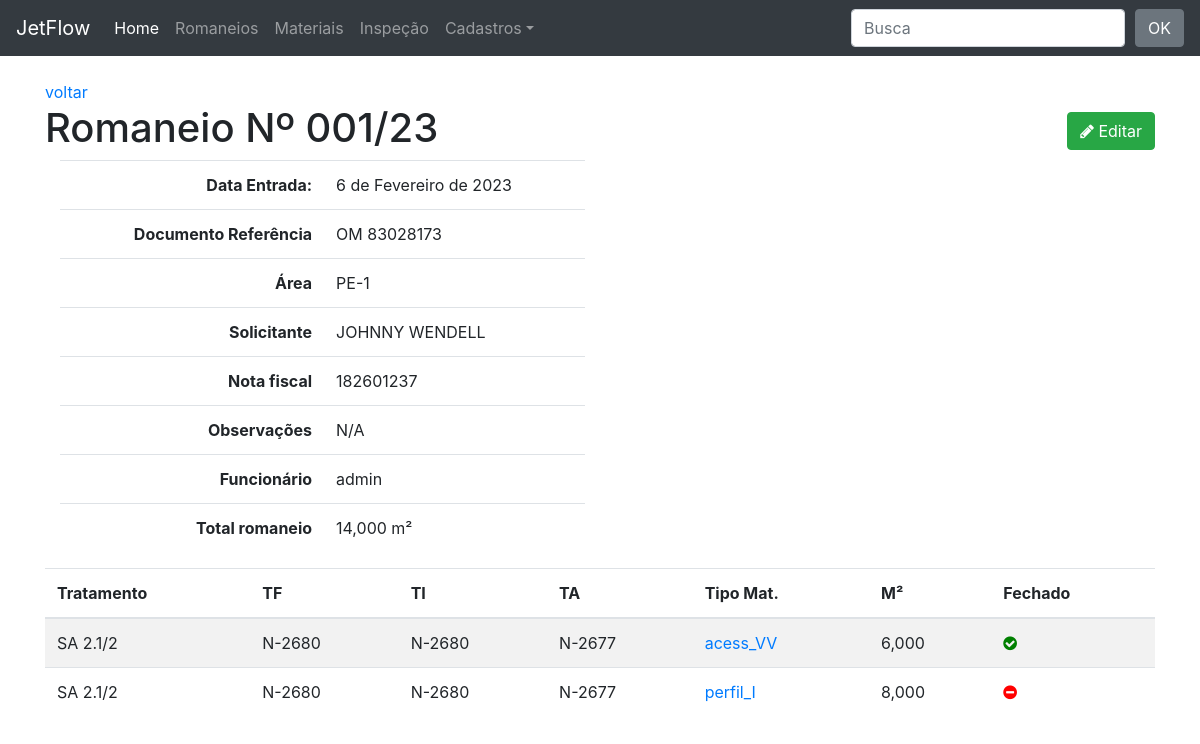
Page /romaneios/1/ on the earlier database version.
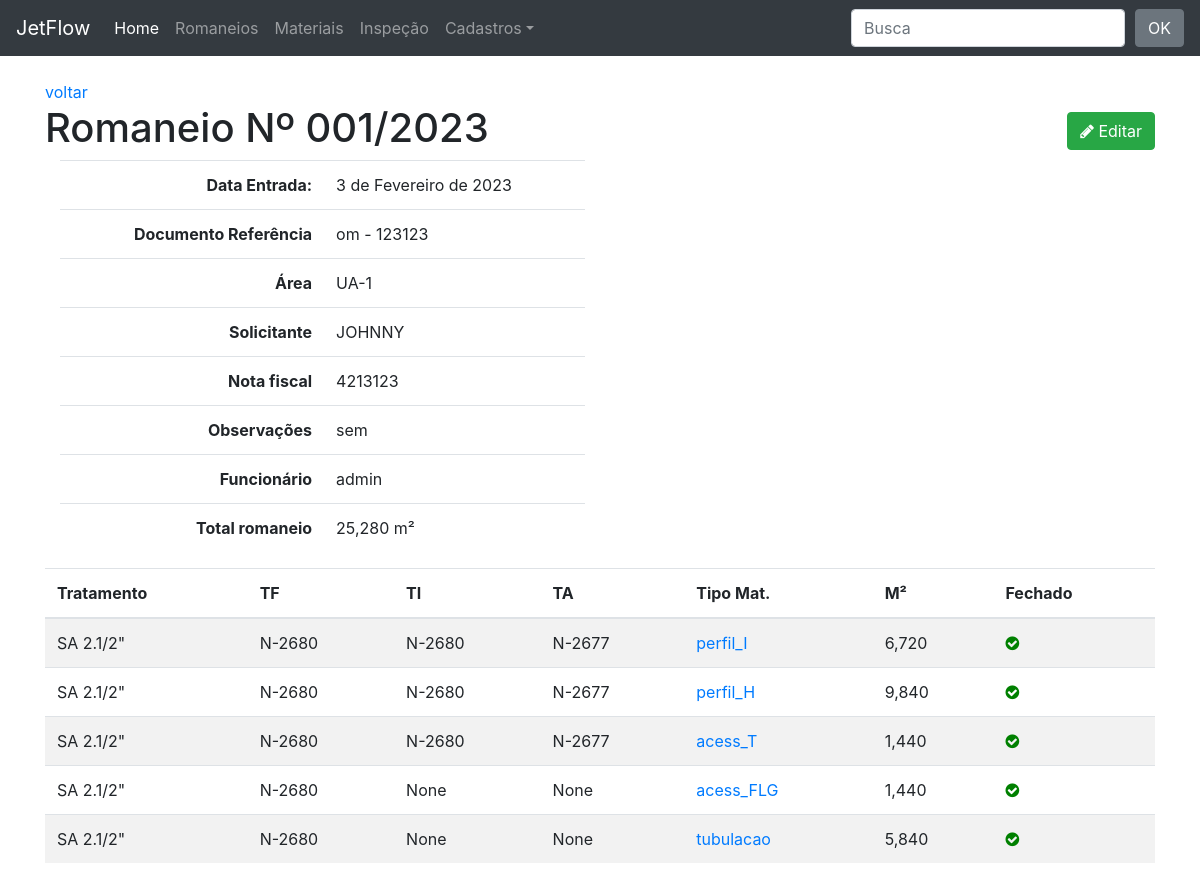
Same page on the later database version.
### romaneio/models.py (models this page shows, shortened)
class Romaneio(models.Model):
    funcionario = models.ForeignKey(User, on_delete=models.CASCADE)
    entrada = models.DateField(verbose_name='Data de Entrada')
    nf = models.CharField('NF',max_length=15, blank=True, null=True)
    romaneio = models.CharField(max_length=15, unique=True)
    documento = models.CharField('documento referência', max_length=20, blank=True, null=True)
    obs = models.CharField('Obs',blank=True, null=True, max_length=40)
    area = models.ForeignKey(Area, on_delete=models.CASCADE)
    solicitante = models.ForeignKey(Solicitante, on_delete=models.CASCADE)
    class Meta:
        ordering = ('romaneio',)
    def __str__(self):
        return self.romaneio

class Area(models.Model):
    area = models.CharField(max_length=30, unique=True)
    class Meta:
        ordering = ('area',)
    def __str__(self):
        return self.area

class Solicitante(models.Model):
    solicitante = models.CharField(max_length=30, unique=True)
    class Meta:
        ordering = ('solicitante',)
    def __str__(self):
        return self.solicitante

### material/models.py (models this page shows, shortened)
class Material(TimeStampedModel):
    concluido =  models.BooleanField(default=False)
    n_romaneio = models.ForeignKey(Romaneio, on_delete=models.CASCADE, related_name='romaneios')
    jato = models.ForeignKey(Tratamento, on_delete=models.CASCADE, blank=True, null=True)
    tf = models.ForeignKey(TintaFundo, on_delete=models.CASCADE, blank=True, null=True)
    ti = models.ForeignKey(TintaIntermediaria, on_delete=models.CASCADE, blank=True, null=True)
    ta = models.ForeignKey(TintaAcabamento, on_delete=models.CASCADE, blank=True, null=True)
    cor = models.CharField(max_length=15, blank=True, null=True)
    material = models.CharField(max_length=15, choices=MATERIAIS)
    descricao = models.CharField('Descrição',max_length=30, blank=True, null=True)
    polegada = models.CharField('Pol', max_length=4, blank=True, null=True)
    m_quantidade = models.DecimalField('M/QTD', max_digits=7, decimal_places=2, blank=True, null=True)
    m2 = models.DecimalField('M²', max_digits=7, decimal_places=3)
    raio = models.DecimalField('raio', max_digits=7, decimal_places=2, blank=True, null=True)
    largura = models.DecimalField('largura', max_digits=7, decimal_places=2, blank=True, null=True)
    altura = models.DecimalField('altura', max_digits=7, decimal_places=2, blank=True, null=True)
    comprimento = models.DecimalField('comprimento/lados', max_digits=7, decimal_places=2, blank=True, null=True)
    lados = models.DecimalField('QTD', max_digits=7, decimal_places=2, blank=True, null=True)
    relatorio = models.CharField(max_length=20, blank=True, null=True)
    class Meta:
        ordering = ('-created',)
    def get_absolute_url(self):
        return reverse_lazy('material:material_detail', kwargs={'pk': self.pk})

class Tratamento(models.Model):
    tratamento = models.CharField(max_length=30, unique=True)
    class Meta:
        ordering = ('tratamento',)
    def __str__(self):
        return self.tratamento

class TintaFundo(models.Model):
    tinta_fundo = models.CharField(max_length=30, unique=True)
    class Meta:
        ordering = ('tinta_fundo',)
    def __str__(self):
        return self.tinta_fundo

class TintaIntermediaria(models.Model):
    tinta_intermediaria = models.CharField(max_length=30, unique=True)
    class Meta:
        ordering = ('tinta_intermediaria',)
    def __str__(self):
        return self.tinta_intermediaria

class TintaAcabamento(models.Model):
    tinta_acabamento = models.CharField(max_length=30, unique=True)
    class Meta:
        ordering = ('tinta_acabamento',)
    def __str__(self):
        return self.tinta_acabamento

### romaneio/views.py (the view)
# urls.py: path('romaneios/<int:pk>/', v.romaneio_detail, name='romaneio_detail'),
def romaneio_detail(request, pk):
    template_name = 'romaneio_detail.html'
    obj = Romaneio.objects.get(pk=pk)
    materiais = obj.romaneios.all()
    metro_quadrado = 0
    for material in materiais:
        metro_quadrado += material.m2
    context = {'object': obj, 'metro':metro_quadrado}
    return render(request, template_name, context)

### romaneio/templates/romaneio_detail.html
{% extends "base.html" %}
{% block content %}
<a href="{% url 'romaneio:romaneio_list'  %}">voltar</a>
    <h1>Romaneio Nº {{ object }}
        <span class="pull-right">
            <a href="{% url 'romaneio:romaneio_edit' object.pk %}">
                <button type="button" class="btn btn-success">
                    <span class="fa fa-pencil"></span> Editar
                </button>
            </a>
        </span>
    </h1>
    <div class="col-sm-6">
        <table class="table table-user-information">
            <tbody>
                <tr>
                    <th class="text-right">Data Entrada:</th>
                    <td>
                        {{ object.entrada }}
                    </td>
                </tr>
                <tr>
                    <th class="text-right">Documento Referência</th>
                    <td>{{ object.documento }}</td>
                </tr>
                <tr>
                    <th class="text-right">Área</th>
                    <td> {{ object.area }}</td>
                </tr>
                <tr>
                    <th class="text-right">Solicitante</th>
                    <td>{{ object.solicitante }}</td>
                </tr>
                <tr>
                    <th class="text-right">Nota fiscal</th>
                    <td>{{ object.nf }}</td>
                </tr>
                <tr>
                    <th class="text-right">Observações</th>
                    <td>{{ object.obs }}</td>
                </tr>
                <tr>
                    <th class="text-right">Funcionário</th>
                    <td>{{ object.funcionario }}</td>
                </tr>
                <tr>
                    <th class="text-right">Total romaneio</th>
                    <td>{{ metro }} m²</td>
                </tr>
            </tbody>
        </table>
    </div>
    <table class="table table-striped">
        <thead>
            <tr>
                <th>Tratamento</th>
                <th>TF</th>
                <th>TI</th>
                <th>TA</th>
                <th>Tipo Mat.</th>
                <th>M²</th>
                <th>Fechado</th>
            </tr>
        </thead>
        <tbody>
            {% for obj in object.romaneios.all %}
            <tr>
                <td>{{ obj.jato }}</td>
                <td>{{ obj.tf }}</td>
                <td>{{ obj.ti }}</td>
                <td>{{ obj.ta}}</td>
                <td><a href="{{ obj.get_absolute_url }}">{{ obj.material }}</a></td>
                <td>{{ obj.m2 }}</td>
                <td>
                    {% if obj.concluido %}
                      <i class="fa fa-check-circle ok"></i>
                    {% else %}
                      <i class="fa fa-minus-circle no"></i>
                    {% endif %}
                </td>
            </tr>
            {% endfor %}
        </tbody>
    </table>
{% endblock content %}

Differences in the rows shown:
changed Romaneio "admin": romaneio "001/23" → "001/2023"; entrada "6 de Fevereiro de 2023" → "3 de Fevereiro de 2023"; documento "OM 83028173" → "om - 123123"; area "PE-1" → "UA-1"; solicitante "JOHNNY WENDELL" → "JOHNNY"; nf "182601237" → "4213123"; obs "N/A" → "sem"
now on this page (row edited): Material: jato "SA 2.1/2\"", tf "N-2680", ti "N-2680", ta "N-2677", material "perfil_I", m2 "6,720", concluido True (drawn)
now on this page (row edited): Material: jato "SA 2.1/2\"", tf "N-2680", ti "N-2680", ta "N-2677", material "perfil_H", m2 "9,840", concluido True (drawn)
now on this page (row edited): Material: jato "SA 2.1/2\"", tf "N-2680", ti "N-2680", ta "N-2677", material "acess_T", m2 "1,440", concluido True (drawn)
changed Material: jato "SA 2.1/2" → "SA 2.1/2\""; ti "N-2680" → "None"; ta "N-2677" → "None"; material "acess_VV" → "acess_FLG"; m2 "6,000" → "1,440"
changed Material: jato "SA 2.1/2" → "SA 2.1/2\""; ti "N-2680" → "None"; ta "N-2677" → "None"; material "perfil_I" → "tubulacao"; m2 "8,000" → "5,840"; concluido False → True (drawn)
Other differences:
{{ metro }}: "14,000" → "25,280"
